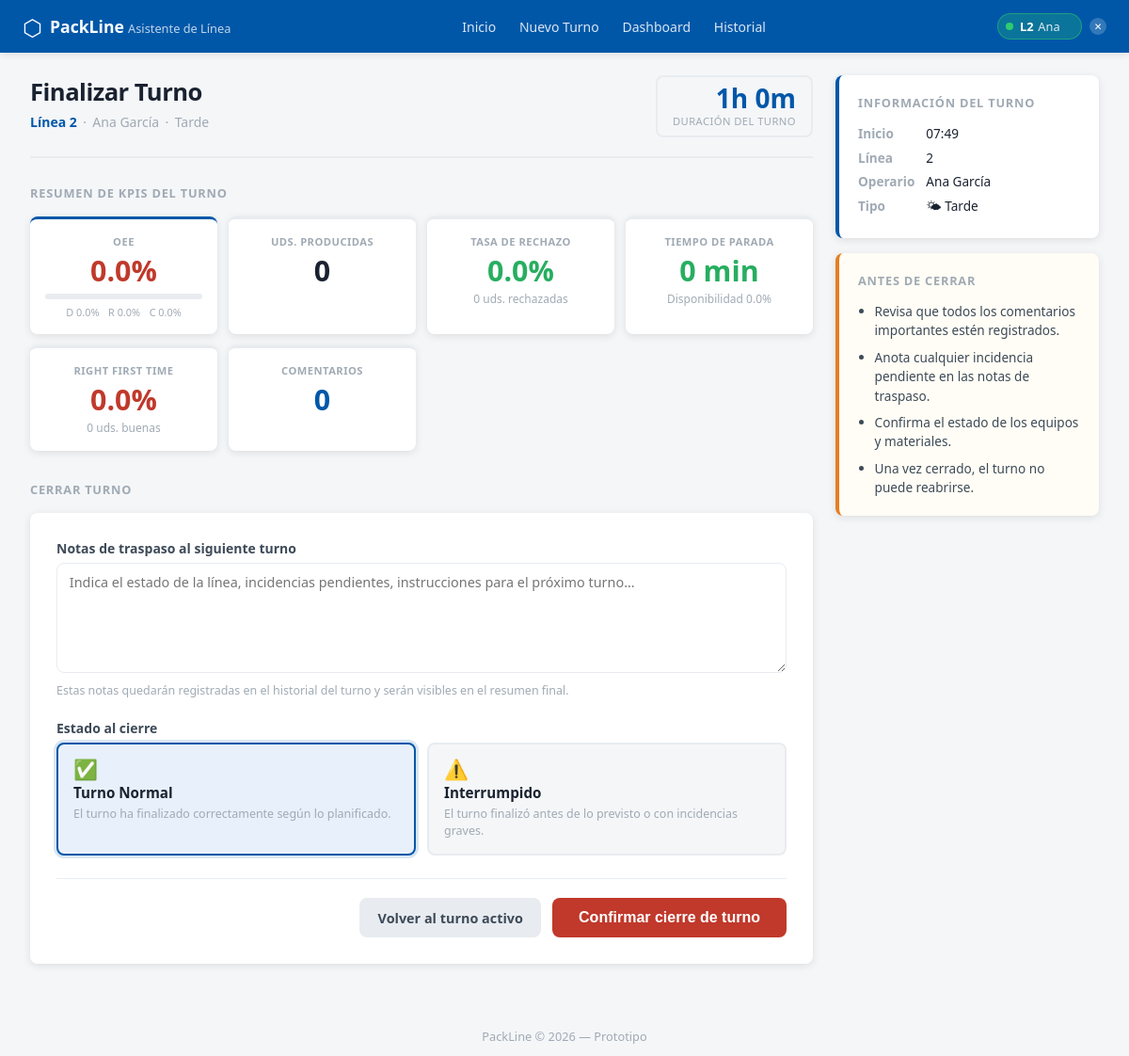
The page /shift/33/end on the database its author committed.
### tables this page shows
CREATE TABLE shifts (
                id             INTEGER PRIMARY KEY AUTOINCREMENT,
                operator_id    INTEGER NOT NULL REFERENCES operators(id) ON DELETE RESTRICT,
                line_number    INTEGER NOT NULL CHECK(line_number BETWEEN 1 AND 20),
                start_time     TEXT NOT NULL DEFAULT (datetime('now')),
                end_time       TEXT,
                status         TEXT NOT NULL DEFAULT 'active'
                               CHECK(status IN ('active','completed','interrupted')),
                shift_type     TEXT NOT NULL DEFAULT 'morning'
                               CHECK(shift_type IN ('morning','afternoon','night')),
                handover_notes TEXT,
                created_at     TEXT NOT NULL DEFAULT (datetime('now'))
            );

CREATE TABLE operators (
                id           INTEGER PRIMARY KEY AUTOINCREMENT,
                name         TEXT NOT NULL,
                role         TEXT NOT NULL DEFAULT 'operator'
                             CHECK(role IN ('operator','supervisor','quality','maintenance')),
                badge_number TEXT NOT NULL UNIQUE,
                created_at   TEXT NOT NULL DEFAULT (datetime('now'))
            );

### routes/views.py (the view)
@bp.get("/shift/<int:shift_id>/end")
def shift_end(shift_id: int):
    shift = get_shift_by_id(shift_id)
    if not shift:
        abort(404)
    if shift["status"] != "active":
        return redirect(url_for("views.shift_summary_view", shift_id=shift_id))
    comments = get_comments_by_shift(shift_id)
    kpi = calculate_oee(shift_id)
    from datetime import datetime, timezone
    start_dt = datetime.fromisoformat(shift["start_time"])
    now_utc = datetime.now(timezone.utc).replace(tzinfo=None)
    duration_min = int((now_utc - start_dt).total_seconds() / 60)
    duration_h = duration_min // 60
    duration_m = duration_min % 60
    by_category: dict = {}
    for c in comments:
        by_category.setdefault(c["category"], []).append(c)
    return render_template(
        "shift/end.html",
        shift=shift,
        kpi=kpi,
        total_comments=len(comments),
        by_category=by_category,
        duration_h=duration_h,
        duration_m=duration_m,
    )

### database.py (called while the page is built)
def get_db() -> sqlite3.Connection:
    if "db" not in g:
        g.db = sqlite3.connect(
            current_app.config["DATABASE_PATH"],
            detect_types=sqlite3.PARSE_DECLTYPES,
        )
        g.db.row_factory = sqlite3.Row
        g.db.execute("PRAGMA foreign_keys = ON")
    return g.db

### models/comment.py (called while the page is built)
def get_comments_by_shift(shift_id: int,
                          category: Optional[str] = None) -> list[dict]:
    db = get_db()
    query = """SELECT c.*, o.name AS operator_name
               FROM comments c
               JOIN operators o ON o.id = c.operator_id
               WHERE c.shift_id = ?"""
    params: list = [shift_id]
    if category:
        query += " AND c.category = ?"
        params.append(category)
    query += " ORDER BY c.timestamp ASC"
    return [dict(r) for r in db.execute(query, params).fetchall()]

### models/kpi.py (called while the page is built, shortened)
def calculate_oee(shift_id: int) -> dict:
    db = get_db()
    row = db.execute(
        """SELECT
               SUM(units_produced)   AS total_produced,
               SUM(units_rejected)   AS total_rejected,
               SUM(downtime_minutes) AS total_downtime,
               AVG(CASE WHEN line_speed > 0 THEN line_speed END) AS avg_speed,
               MAX(planned_time_min) AS planned_time,
               MAX(nominal_speed)    AS nominal_speed,
               MAX(target_units)     AS target_units
           FROM kpi_readings
           WHERE shift_id = ?""",
        (shift_id,),
    ).fetchone()
    if not row or row["total_produced"] is None:
        return _empty_oee()

def _empty_oee() -> dict:
    return {
        "oee": 0.0, "availability": 0.0, "performance": 0.0, "quality": 0.0,
        "total_units_produced": 0, "total_units_rejected": 0, "good_units": 0,
        "reject_rate_pct": 0.0, "right_first_time_pct": 0.0,
        "total_downtime_minutes": 0.0, "operating_time_minutes": 0.0,
        "planned_time_minutes": 480.0, "target_units": 0,
    }

### models/shift.py (called while the page is built)
def get_shift_by_id(shift_id: int) -> Optional[dict]:
    db = get_db()
    row = db.execute(
        """SELECT s.*, o.name AS operator_name, o.badge_number
           FROM shifts s
           JOIN operators o ON o.id = s.operator_id
           WHERE s.id = ?""",
        (shift_id,),
    ).fetchone()
    return dict(row) if row else None

### templates/shift/end.html (shortened to what this page needs)
{% extends "base.html" %}
{% block content %}
<div class="end-layout">
  <div class="end-main">
    <div class="end-header">
      <div>
        <h1 class="end-title">Finalizar Turno</h1>
        <p class="end-meta">
          <span class="end-meta__line">Línea {{ shift.line_number }}</span>
          <span class="end-meta__sep">·</span>
          <span>{{ shift.operator_name }}</span>
          <span class="end-meta__sep">·</span>
          <span class="end-meta__type">
            {% if shift.shift_type == 'morning' %}Mañana
            {% elif shift.shift_type == 'afternoon' %}Tarde
            {% else %}Noche{% endif %}
          </span>
        </p>
      </div>
      <div class="end-duration">
        <span class="end-duration__value">{{ duration_h }}h {{ duration_m }}m</span>
        <span class="end-duration__label">duración del turno</span>
      </div>
    </div>
    <section class="end-section">
      <h2 class="end-section__title">Resumen de KPIs del Turno</h2>
      <div class="end-kpi-grid">
        <div class="end-kpi-card end-kpi-card--oee">
          <div class="end-kpi-card__label">OEE</div>
          <div class="end-kpi-card__value
            {% if kpi.oee >= 85 %}end-kpi-card__value--good
            {% elif kpi.oee >= 60 %}end-kpi-card__value--warn
            {% else %}end-kpi-card__value--bad{% endif %}">
            {{ kpi.oee }}%
          </div>
          <div class="end-kpi-oee-bar">
            {% set bar_width = kpi.oee if kpi.oee <= 100 else 100 %}
          </div>
          <div class="end-kpi-oee-breakdown">
            <span title="Disponibilidad">D {{ kpi.availability }}%</span>
            <span title="Rendimiento">R {{ kpi.performance }}%</span>
            <span title="Calidad">C {{ kpi.quality }}%</span>
          </div>
        </div>
        <div class="end-kpi-card">
          <div class="end-kpi-card__label">Uds. Producidas</div>
          <div class="end-kpi-card__value">{{ "{:,}".format(kpi.total_units_produced).replace(",", ".") }}</div>
        </div>
        <div class="end-kpi-card">
          <div class="end-kpi-card__label">Tasa de Rechazo</div>
          <div class="end-kpi-card__value
            {% if kpi.reject_rate_pct <= 1 %}end-kpi-card__value--good
            {% elif kpi.reject_rate_pct <= 3 %}end-kpi-card__value--warn
            {% else %}end-kpi-card__value--bad{% endif %}">
            {{ kpi.reject_rate_pct }}%
          </div>
          <div class="end-kpi-card__sub">{{ kpi.total_units_rejected }} uds. rechazadas</div>
        </div>
        <div class="end-kpi-card">
          <div class="end-kpi-card__label">Tiempo de Parada</div>
          <div class="end-kpi-card__value
            {% if kpi.total_downtime_minutes <= 30 %}end-kpi-card__value--good
            {% elif kpi.total_downtime_minutes <= 60 %}end-kpi-card__value--warn
            {% else %}end-kpi-card__value--bad{% endif %}">
            {{ kpi.total_downtime_minutes | int }} min
          </div>
          <div class="end-kpi-card__sub">Disponibilidad {{ kpi.availability }}%</div>
        </div>
        <div class="end-kpi-card">
          <div class="end-kpi-card__label">Right First Time</div>
          <div class="end-kpi-card__value
            {% if kpi.right_first_time_pct >= 99 %}end-kpi-card__value--good
            {% elif kpi.right_first_time_pct >= 97 %}end-kpi-card__value--warn
            {% else %}end-kpi-card__value--bad{% endif %}">
            {{ kpi.right_first_time_pct }}%
          </div>
          <div class="end-kpi-card__sub">{{ kpi.good_units }} uds. buenas</div>
        </div>
        <div class="end-kpi-card end-kpi-card--comments">
          <div class="end-kpi-card__label">Comentarios</div>
          <div class="end-kpi-card__value end-kpi-card__value--neutral">{{ total_comments }}</div>
        </div>
      </div>
    </section>
    <section class="end-section">
      <h2 class="end-section__title">Cerrar Turno</h2>
      <form id="end-shift-form" class="end-form" data-shift-id="{{ shift.id }}">
        <div class="form__group">
          <label class="form__label" for="handover_notes">
            Notas de traspaso al siguiente turno
          </label>
          <textarea id="handover_notes" name="handover_notes" class="form__textarea" rows="5"
            placeholder="Indica el estado de la línea, incidencias pendientes, instrucciones para el próximo turno..."></textarea>
          <p class="end-form__hint">Estas notas quedarán registradas en el historial del turno y serán visibles en el resumen final.</p>
        </div>
        <div class="form__group">
          <label class="form__label">Estado al cierre</label>
          <div class="end-status-options">
            <label class="end-status-card">
              <span class="end-status-card__inner">
                <span class="end-status-card__icon">✅</span>
                <span class="end-status-card__name">Turno Normal</span>
                <span class="end-status-card__desc">El turno ha finalizado correctamente según lo planificado.</span>
              </span>
            </label>
            <label class="end-status-card">
              <span class="end-status-card__inner">
                <span class="end-status-card__icon">⚠️</span>
                <span class="end-status-card__name">Interrumpido</span>
                <span class="end-status-card__desc">El turno finalizó antes de lo previsto o con incidencias graves.</span>
              </span>
            </label>
          </div>
        </div>
        <div class="end-form__actions">
          <a href="{{ url_for('views.shift_active', shift_id=shift.id) }}" class="btn btn--secondary">
            Volver al turno activo
          </a>
          <button type="submit" class="btn btn--danger btn--lg" id="end-btn">
            Confirmar cierre de turno
          </button>
        </div>
      </form>
    </section>
  </div>
  <aside class="end-aside">
    <div class="aside-card aside-card--info">
      <p class="aside-card__title">Información del turno</p>
      <dl class="end-info-list">
        <dt>Inicio</dt>
        <dd>{{ shift.start_time[11:16] }}</dd>
        <dt>Línea</dt>
        <dd>{{ shift.line_number }}</dd>
        <dt>Operario</dt>
        <dd>{{ shift.operator_name }}</dd>
        <dt>Tipo</dt>
        <dd>
          {% if shift.shift_type == 'morning' %}☀️ Mañana
          {% elif shift.shift_type == 'afternoon' %}🌤 Tarde
          {% else %}🌙 Noche{% endif %}
        </dd>
      </dl>
    </div>
    <div class="aside-card aside-card--warning">
      <p class="aside-card__title">Antes de cerrar</p>
      <ul class="instructions-list">
        <li>Revisa que todos los comentarios importantes estén registrados.</li>
        <li>Anota cualquier incidencia pendiente en las notas de traspaso.</li>
        <li>Confirma el estado de los equipos y materiales.</li>
        <li>Una vez cerrado, el turno no puede reabrirse.</li>
      </ul>
    </div>
  </aside>
</div>
{% endblock %}

### templates/base.html (shortened to what this page needs)
<!DOCTYPE html>
<html lang="es">
<head>
  <link rel="stylesheet" href="{{ url_for('static', filename='css/main.css') }}">
  <link rel="stylesheet" href="{{ url_for('static', filename='css/dashboard.css') }}">
  <link rel="stylesheet" href="{{ url_for('static', filename='css/voice.css') }}">
</head>
<body>
  <header class="topbar">
    <div class="topbar__brand">
      <span class="topbar__logo">⬡</span>
      <div>
        <span class="topbar__title">PackLine</span>
        <span class="topbar__subtitle">Asistente de Línea</span>
      </div>
    </div>
    <nav class="topbar__nav" aria-label="Navegación principal">
      <a href="{{ url_for('views.index') }}"
         class="nav-link {% if request.path == '/' %}nav-link--active{% endif %}">
        Inicio
      </a>
      <a href="{{ url_for('views.shift_start') }}"
         class="nav-link {% if request.path == '/shift/start' %}nav-link--active{% endif %}">
        Nuevo Turno
      </a>
      <a href="{{ url_for('views.dashboard') }}"
         class="nav-link {% if request.path == '/dashboard' %}nav-link--active{% endif %}">
        Dashboard
      </a>
      <a href="{{ url_for('views.shifts_history') }}"
         class="nav-link {% if request.path == '/shifts' %}nav-link--active{% endif %}">
        Historial
      </a>
    </nav>
    <div class="topbar__shifts">
      {% if navbar_active_shifts %}
        {% for s in navbar_active_shifts %}
        <a href="{{ url_for('views.shift_active', shift_id=s.shift_id) }}"
           class="topbar__shift-pill
             {% if '/shift/' ~ s.shift_id ~ '/' in request.path %}topbar__shift-pill--current{% endif %}"
           title="Ver turno activo — Línea {{ s.line_number }}">
          <span class="topbar__shift-dot"></span>
          <span class="topbar__shift-text">
            L{{ s.line_number }}
            <span class="topbar__shift-name">{{ s.operator_name.split()[0] }}</span>
          </span>
          {% if '/shift/' ~ s.shift_id ~ '/' in request.path %}
          <span class="topbar__shift-actions">
            <a href="{{ url_for('views.shift_end', shift_id=s.shift_id) }}"
               class="topbar__shift-end-link"
               onclick="event.stopPropagation()"
               title="Finalizar turno">✕</a>
          </span>
          {% endif %}
        </a>
        {% endfor %}
      {% else %}
        <a href="{{ url_for('views.shift_start') }}" class="topbar__no-shift">
          + Iniciar turno
        </a>
      {% endif %}
    </div>
  </header>
  <main class="main-content">
    {% block content %}{% endblock %}
  </main>
  <footer class="footer">
    <span>PackLine © 2026 — Prototipo</span>
  </footer>
</body>
</html>

### static/css/dashboard.css (style rules this page uses)
:root { --dash-bg: #1e2a3a; --dash-card: #243447; --dash-border: #2e3f52; --dash-text: #cdd6e0; --dash-text-dim: #6b7f94; }

### rows shown on the page
shifts: line_number "2", operator_name "Ana", start_time "07:49"
operators: operator_name "Ana García"

### other values the page prints
{{ duration_h }} "1"
{{ duration_m }} "0"
{{ kpi.oee }} "0.0"
{{ kpi.availability }} "0.0"
{{ kpi.performance }} "0.0"
{{ kpi.quality }} "0.0"
{{ "{:,}".format(kpi.total_units_produced).replace(",", ".") }} "0"
{{ kpi.reject_rate_pct }} "0.0"
{{ kpi.total_units_rejected }} "0"
{{ kpi.total_downtime_minutes | int }} "0"
{{ kpi.right_first_time_pct }} "0.0"
{{ kpi.good_units }} "0"
{{ total_comments }} "0"
